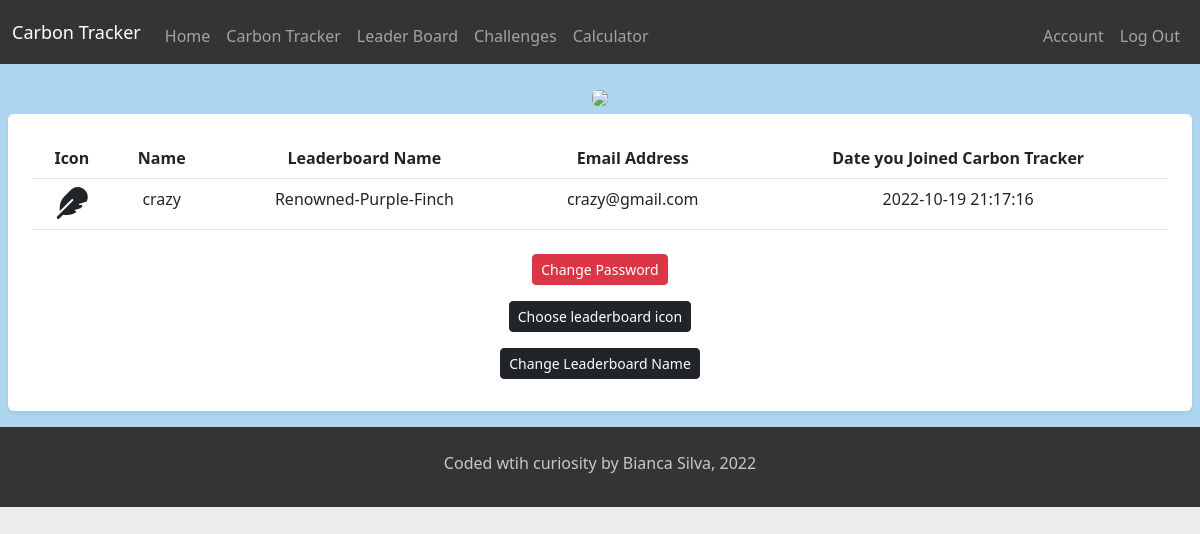
The app's page /account (signed in), older data.
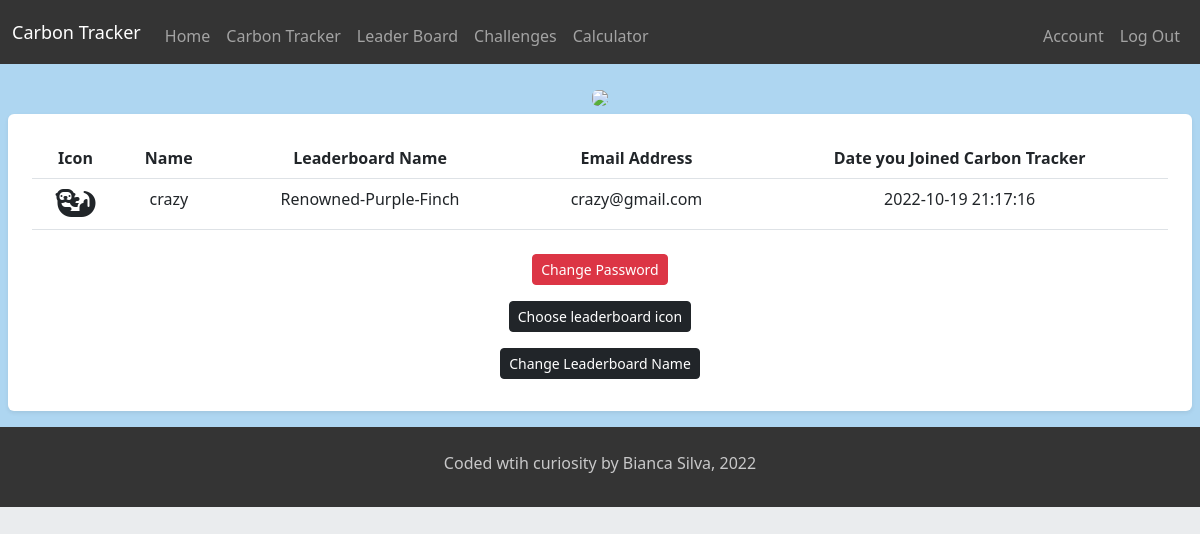
The same page, newer data.
### tables this page shows
CREATE TABLE users (id INTEGER PRIMARY KEY AUTOINCREMENT NOT NULL, name TEXT NOT NULL, email TEXT NOT NULL, leaderboardname TEXT NOT NULL, hash TEXT NOT NULL, datejoined DATETIME DEFAULT CURRENT_TIMESTAMP, icon TEXT);

### app.py (the view)
@app.route("/account", methods=["GET", "POST"])
@login_required
def account():
  get_user_info = db.execute("SELECT icon, name, leaderboardname, email, datejoined FROM users WHERE id=?", session.get("user_id"))
  print("User's info: ", get_user_info)
  if len(get_user_info) == 0:
      name = "unknown"
      leaderboardname = "unknown"
      emailaddy =  "unknown"
      datejoined = "unknown"
  else:
    for info in get_user_info:
      icon = info['icon']
      name = info['name']
      leaderboardname = info['leaderboardname']
      emailaddy = info['email']
      datejoined = info['datejoined']
  print("USER INFO: ", get_user_info)
  if request.method == "POST":
    print("We're in post")
    return render_template("/changepassword.html")
  else:
    print("We're in get")
  return render_template("/account.html", icon=icon, name=name, leaderboardname=leaderboardname, emailaddy=emailaddy, datejoined=datejoined)

### app.py (called while the page is built)
@app.after_request
def after_request(response):
  response.headers["Cache-control"] = "no-cache, no-store, must-revalidate"
  response.headers["Expires"] = 0
  response.headers["Pragma"] = "no-cache"
  return response

### helpers.py (called while the page is built)
def login_required(f):
    @wraps(f)
    def decorated_function(*args, **kwargs):
      if session.get("user_id") is None:
        return redirect("/login")
      return f(*args, **kwargs)
    return decorated_function

### templates/account.html (shortened to what this page needs)
{% extends "layout.html" %}
{% block main %}
<form action="/account" method="get" class="account-background">
  <div class="container-fluid mt-2 p-2">
    <img class="img-fluid w-50 justify-content-center mb-2 rounded-2 shadow-3" src="/static/forest.jpg" >
    <div class="card float-right p-2 border-0 shadow-sm rounded">
      <div class="card-body">
          <table class="table">
            <thead class="thead-dark">
              <tr>
                <th class="mt-3 mb-2">Icon</th>
                <th >Name</th>
                <th>Leaderboard Name</th>
                <th>Email Address</th>
                <th>Date you Joined Carbon Tracker</th>
              </tr>
            </thead>
            <tbody>
              <tr>
                <td>
                  <i class="fa-solid fa-{{icon}} fa-2x"></i>
                </td>
                  <td>
                    {{name}}
                  </td>
                  <td>
                    {{leaderboardname}}
                  </td>
                  <td>
                    {{emailaddy}}
                  </td>
                  <td>
                    {{datejoined}}
                  </td>
                </tr>
            </tbody>
          </table>
          </form>
            <form action="/account" method="post" class="float-right">
            <button action="/changepassword" method="post" type="submit" id="password" name="password" class="btn btn-danger btn-sm float-right m-2">Change Password</button>
          </form>
      <form action="/leaderboardicon" method="post" class="float-right">
        <button action="/history" method="post" type="submit" id="name" name="name" class="btn btn-dark btn-sm float-right m-2 mx-auto">Choose leaderboard icon</button>
      </form>
      <form action="/changename" method="post" class="float-right">
        <button action="/changename" method="post" type="submit" id="name" name="name" class="btn btn-dark btn-sm float-right m-2">Change Leaderboard Name</button>
      </form>
      {% endblock %}

### templates/layout.html (shortened to what this page needs)
<!DOCTYPE html>
<html lang="en">
<head>
</head>
    <link href="https://cdn.jsdelivr.net/npm/bootstrap@5.2.1/dist/css/bootstrap.min.css" rel="stylesheet">
   <link href="/static/styles.css" rel="stylesheet">
</head>
<body>
  <nav class="bg-dark border navbar navbar-expand-md navbar-dark border-0">
    <div class="container-fluid">
        <a class="navbar-brand" href="/">Carbon Tracker</a>
        <div class="collapse navbar-collapse" id="navbar">
            {% if session["user_id"] %}
                <ul class="navbar-nav me-auto mt-2">
                    <li class="nav-item"><a class="nav-link" href="/homeuser">Home</a></li>
                    <li class="nav-item"><a class="nav-link" href="/trackershopping">Carbon Tracker</a></li>
                    <li class="nav-item"><a class="nav-link" href="/leaderboard">Leader Board</a></li>
                    <li class="nav-item"><a class="nav-link" href="/challenges">Challenges</a></li>
                    <li class="nav-item"><a class="nav-link" href="/calculator">Calculator</a></li>
                </ul>
                <ul class="navbar-nav ms-auto mt-2">
                  <li class="nav-item"><a class="nav-link" href="/account">Account</a></li>
                    <li class="nav-item"><a class="nav-link" href="/logout">Log Out</a></li>
                </ul>
            {% endif %}
        </div>
    </div>
</nav>
<main class="container-fluid py-2 ps-0 pe-0 text-center dark-blue">
    {% block main %}{% endblock %}
</main>
<footer class="bg-dark border navbar-dark navbar-fixed-bottom p-3 border-0">
    <p class="text-center mt-2" id="credit">Coded wtih curiosity by Bianca Silva, 2022</p>
</footer>
</body>
</html>

### static/styles.css (style rules this page uses)
a { color: #212529; }
body { background-color: #EAECEE; }
nav .navbar-brand { font-size: large; }
.dark-blue { background-color: #AED6F1; }
#credit { color: #C8C8C9; }
.navbar-dark { background-color: #343434 !important; }

Row changes from the older to the newer data that the page shows:
changed users "crazy": icon "feather" → "otter" (drawn)
